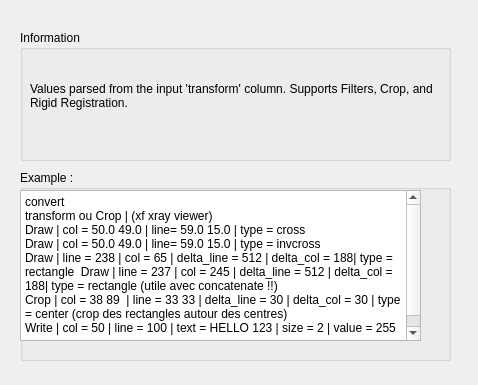
<?xml version="1.0" encoding="UTF-8"?>
<ui version="4.0">
 <class>Form</class>
 <widget class="QWidget" name="Form">
  <property name="geometry">
   <rect>
    <x>0</x>
    <y>0</y>
    <width>478</width>
    <height>385</height>
   </rect>
  </property>
  <property name="windowTitle">
   <string>Transformation Editor</string>
  </property>
  <widget class="QGroupBox" name="groupBox_3">
   <property name="geometry">
    <rect>
     <x>20</x>
     <y>30</y>
     <width>431</width>
     <height>131</height>
    </rect>
   </property>
   <property name="title">
    <string>Information</string>
   </property>
   <widget class="QLabel" name="Description_info">
    <property name="geometry">
     <rect>
      <x>10</x>
      <y>30</y>
      <width>411</width>
      <height>71</height>
     </rect>
    </property>
    <property name="text">
     <string>Values parsed from the input 'transform' column. Supports Filters, Crop, and Rigid Registration.</string>
    </property>
    <property name="wordWrap">
     <bool>true</bool>
    </property>
   </widget>
  </widget>
  <widget class="QGroupBox" name="groupBox_4">
   <property name="geometry">
    <rect>
     <x>20</x>
     <y>170</y>
     <width>431</width>
     <height>191</height>
    </rect>
   </property>
   <property name="title">
    <string>Example :</string>
   </property>
   <widget class="QPlainTextEdit" name="plainTextEdit">
    <property name="geometry">
     <rect>
      <x>0</x>
      <y>20</y>
      <width>401</width>
      <height>151</height>
     </rect>
    </property>
    <property name="plainText">
     <string>convert
transform ou Crop | (xf xray viewer)
Draw | col = 50.0 49.0 | line= 59.0 15.0 | type = cross
Draw | col = 50.0 49.0 | line= 59.0 15.0 | type = invcross
Draw | line = 238 | col = 65 | delta_line = 512 | delta_col = 188| type = rectangle  Draw | line = 237 | col = 245 | delta_line = 512 | delta_col = 188| type = rectangle (utile avec concatenate !!)
Crop | col = 38 89  | line = 33 33 | delta_line = 30 | delta_col = 30 | type = center (crop des rectangles autour des centres)
Write | col = 50 | line = 100 | text = HELLO 123 | size = 2 | value = 255
</string>
    </property>
   </widget>
  </widget>
  <zorder>groupBox_4</zorder>
  <zorder>groupBox_3</zorder>
 </widget>
 <resources/>
 <connections/>
</ui>
